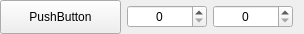
<?xml version="1.0" encoding="UTF-8"?>
<ui version="4.0">
 <class>FunciontValueItem</class>
 <widget class="QWidget" name="FunciontValueItem">
  <property name="geometry">
   <rect>
    <x>0</x>
    <y>0</y>
    <width>304</width>
    <height>34</height>
   </rect>
  </property>
  <property name="focusPolicy">
   <enum>Qt::StrongFocus</enum>
  </property>
  <property name="windowTitle">
   <string>Form</string>
  </property>
  <layout class="QHBoxLayout" name="horizontalLayout">
   <property name="leftMargin">
    <number>0</number>
   </property>
   <property name="topMargin">
    <number>0</number>
   </property>
   <property name="bottomMargin">
    <number>0</number>
   </property>
   <item>
    <widget class="QPushButton" name="pushButton">
     <property name="sizePolicy">
      <sizepolicy hsizetype="Minimum" vsizetype="Expanding">
       <horstretch>0</horstretch>
       <verstretch>0</verstretch>
      </sizepolicy>
     </property>
     <property name="text">
      <string>PushButton</string>
     </property>
    </widget>
   </item>
   <item>
    <widget class="QSpinBox" name="spinBox_1">
     <property name="sizePolicy">
      <sizepolicy hsizetype="Preferred" vsizetype="Fixed">
       <horstretch>0</horstretch>
       <verstretch>0</verstretch>
      </sizepolicy>
     </property>
     <property name="minimumSize">
      <size>
       <width>80</width>
       <height>0</height>
      </size>
     </property>
     <property name="maximumSize">
      <size>
       <width>80</width>
       <height>16777215</height>
      </size>
     </property>
     <property name="alignment">
      <set>Qt::AlignCenter</set>
     </property>
     <property name="maximum">
      <number>9999</number>
     </property>
    </widget>
   </item>
   <item>
    <widget class="QSpinBox" name="spinBox_2">
     <property name="sizePolicy">
      <sizepolicy hsizetype="Preferred" vsizetype="Fixed">
       <horstretch>0</horstretch>
       <verstretch>0</verstretch>
      </sizepolicy>
     </property>
     <property name="minimumSize">
      <size>
       <width>80</width>
       <height>0</height>
      </size>
     </property>
     <property name="maximumSize">
      <size>
       <width>80</width>
       <height>16777215</height>
      </size>
     </property>
     <property name="alignment">
      <set>Qt::AlignCenter</set>
     </property>
     <property name="maximum">
      <number>9999</number>
     </property>
    </widget>
   </item>
  </layout>
 </widget>
 <resources/>
 <connections/>
</ui>
